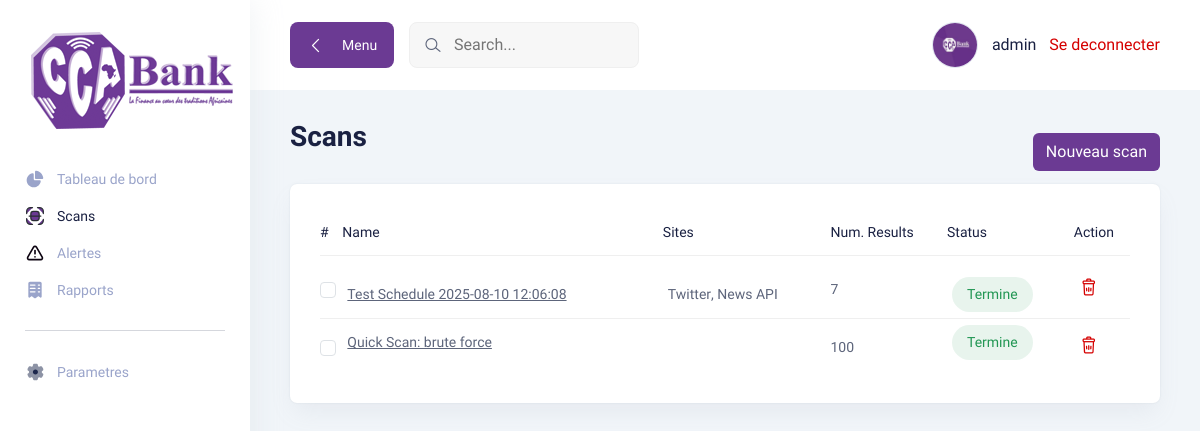
/scans/ (signed in), run on an earlier commit of the app's database.
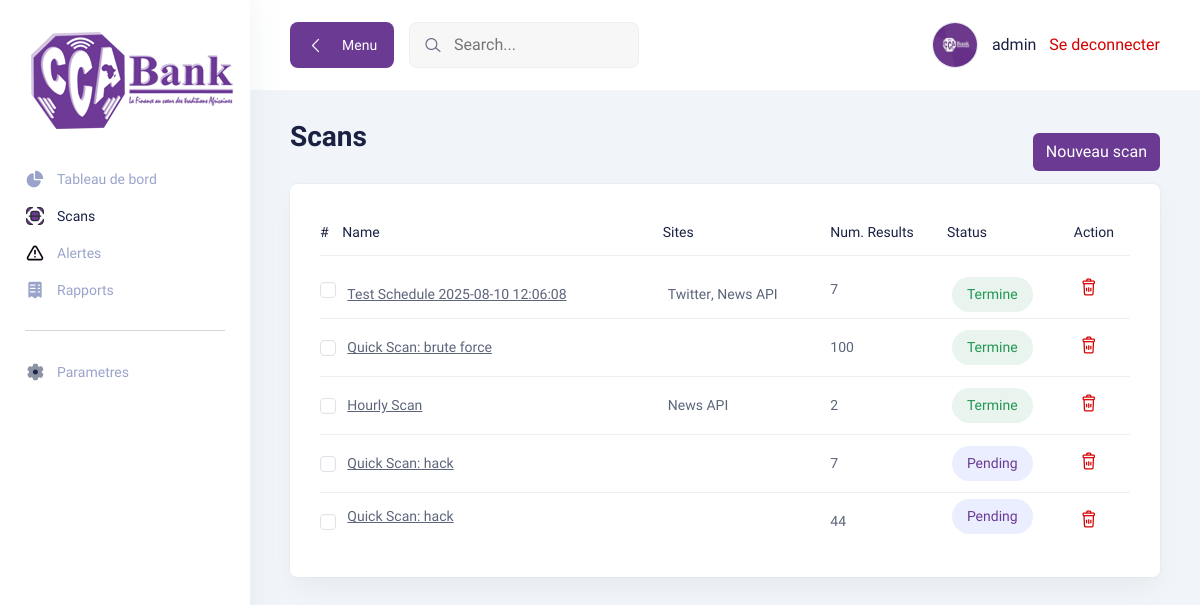
And on a later commit of the database.
### main/models.py (models this page shows, shortened)
class Scan(models.Model):
    time_run = models.DateTimeField(auto_now_add=True)
    name = models.CharField(max_length=100, null=True)
    sites = models.ManyToManyField(Sites, related_name='scans')
    schedule = models.ForeignKey(ScanSchedule, related_name='scans', on_delete=models.SET_NULL, null=True, blank=True)
    scan_start_date = models.DateTimeField(auto_now_add=True)
    scan_end_date = models.DateTimeField(null=True, blank=True)
    status = models.CharField(max_length=20, choices=[('pending', 'Pending'), ('completed', 'Completed'), ('failed', 'Failed')])
    keywords = models.TextField(null=True, blank=True)

class Sites(models.Model):
    name = models.CharField(max_length=100)
    url = models.URLField(null=True)
    def __str__(self):
        return self.name

### main/views.py (the view)
# urls.py: path('scans/', login_required(scans), name='scans'),
def scans(request):
    scans = Scan.objects.all()
    if request.method == 'POST':
        form = ScanForm(request.POST)
        if form.is_valid():
            form.save()
            messages.success(request, _("Scan cree avec succes!"))
            return redirect('scans')
    else:
        form = ScanForm()
    return render(request, 'main/scans.html', {'form': form, 'scans': scans})

### main/forms.py (shortened to what this page needs)
class ScanForm(forms.ModelForm):
    schedule_time = forms.DateTimeField(
        widget=forms.DateTimeInput(attrs={'type': 'datetime-local', 'class': 'form-control'}),
        label="Start Time"
    )
    frequency = forms.ChoiceField(
        choices=ScanSchedule._meta.get_field('frequency').choices,
        widget=forms.Select(attrs={'class': 'form-control'}),
        label="Frequency"
    )
    class Meta:
        model = Scan
        fields = ['name', 'sites', 'keywords']
        widgets = {
            'sites': forms.SelectMultiple(attrs={'class': 'form-control'}),
            'name': forms.TextInput(attrs={'class': 'form-control', 'placeholder': 'Enter scan name'}),
            'keywords': forms.Textarea(attrs={'class': 'form-control', 'placeholder': 'Enter keywords (optional)', 'rows': 3}),
        }

### main/templates/main/scans.html (shortened to what the changed rows need)
{% extends 'main/blank_page.html' %}
{% load i18n static %}
{% block page_content %}
<div class="title-wrapper pt-30">
    <div class="row align-items-center">
        <div class="col-md-6">
            <div class="title">
                <h2>{% trans "Scans" %}</h2>
            </div>
        </div>
    </div>
</div>
<div class="tables-wrapper">
    <div class="row">
        <div class="col-lg-12">
            <div class="card-style mb-30">
                <div class="table-wrapper table-responsive">
                    <table class="table">
                        <thead>
                        <tr>
                            <th>
                            <h6>#</h6>
                            </th>
                            <th>
                            <h6>Name</h6>
                            </th>
                            <th>
                            <h6>Sites</h6>
                            </th>
                            <th>
                            <h6>Num. Results</h6>
                            </th>
                            <th>
                            <h6>Status</h6>
                            </th>
                            <th>
                            <h6>Action</h6>
                            </th>
                        </tr>
                        </thead>
                        <tbody>
                        {% for scan in scans %}
                        <tr>
                            <td>
                                <input
                                    type="checkbox"
                                    class="select-row form-check-input"
                                    id="scan-{{ scan.id }}"
                                />
                            </td>
                            <td class="min-width">
                                <p style="text-decoration: underline;"><a style="text-decoration: underline;" href="{% url 'scan-detail' scan.id %}">{{ scan.name }}</a></p>
                            </td>
                            <td class="min-width">
                                <p>
                                    {% for site in scan.sites.all %}
                                        <a href="{{ site.get_absolute_url }}">{{ site.name }}</a>{% if not forloop.last %}, {% endif %}
                                    {% endfor %}
                                </p>
                            </td>
                            <td>
                                <p>
                                    {% if scan.results.count == 0 %}
                                        <span class="text-muted" >No results</span>
                                    {% else %}
                                        <a href="#">{{ scan.results.count }}</a>
                                    {% endif %}
                                </p>
                            </td>
                            <td class="min-width">
                                {% if scan.status == 'pending' %}
                                    <span class="status-btn active-btn">{% trans "Pending" %}</span>
                                {% elif scan.status == 'failed' %}
                                    <span class="status-btn close-btn">{% trans 'Failed' %}</span>
                                {% else %}
                                    <span class="status-btn success-btn">{% trans "Termine" %}</span>
                                {% endif %}
                            </td>
                            <td>
                                <div class="action">
                                    <button
                                        class="text-danger"
                                        data-bs-toggle="modal"
                                        data-bs-target="#deleteModal"
                                        data-id="{{ scan.id }}"
                                        data-type="scan"
                                        onclick="document.getElementById('deleteForm').setAttribute('action', '/scans/' + this.getAttribute('data-id') + '/delete/');"
                                    >
                                        <i class="lni lni-trash-can"></i>
                                    </button>
                                </div>
                            </td>
                        </tr>
                        {% endfor %}
                        </tbody>
                    </table>
                </div>
            </div>
        </div>
    </div>
</div>
{% endblock %}

What changed in the data, as far as the page shows it:
added Scan: name "Hourly Scan", results.count "2", Sites (name "News API")
added Scan: name "Quick Scan: hack", results.count "7"
added Scan: name "Quick Scan: hack", results.count "44"
